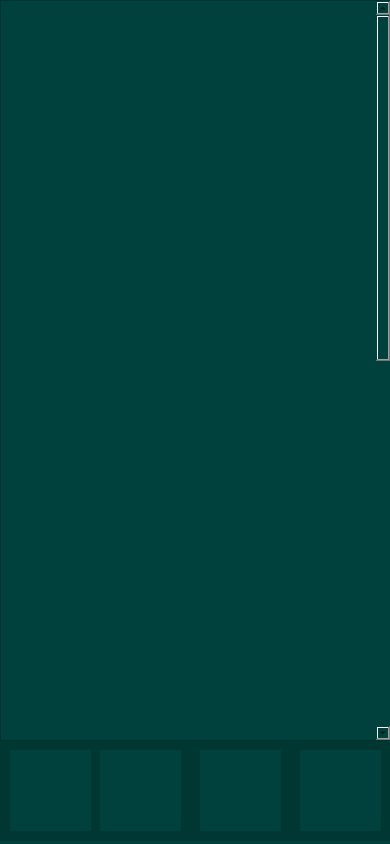
<?xml version="1.0" encoding="UTF-8"?>
<ui version="4.0">
 <class>Form</class>
 <widget class="QWidget" name="Form">
  <property name="geometry">
   <rect>
    <x>0</x>
    <y>0</y>
    <width>390</width>
    <height>844</height>
   </rect>
  </property>
  <property name="minimumSize">
   <size>
    <width>390</width>
    <height>844</height>
   </size>
  </property>
  <property name="maximumSize">
   <size>
    <width>390</width>
    <height>844</height>
   </size>
  </property>
  <property name="windowTitle">
   <string>Form</string>
  </property>
  <property name="styleSheet">
   <string notr="true">background-color: rgb(0, 65, 61);
</string>
  </property>
  <widget class="QLabel" name="label_4">
   <property name="geometry">
    <rect>
     <x>0</x>
     <y>740</y>
     <width>401</width>
     <height>101</height>
    </rect>
   </property>
   <property name="styleSheet">
    <string notr="true">background-color: rgb(1, 55, 51);</string>
   </property>
   <property name="text">
    <string/>
   </property>
  </widget>
  <widget class="QPushButton" name="botaomenu">
   <property name="geometry">
    <rect>
     <x>10</x>
     <y>750</y>
     <width>81</width>
     <height>81</height>
    </rect>
   </property>
   <property name="styleSheet">
    <string notr="true">#botaomenu{
border:none;
}</string>
   </property>
   <property name="text">
    <string/>
   </property>
   <property name="icon">
    <iconset>
     <normaloff>icones de navegação/ICONE-MENU.png</normaloff>icones de navegação/ICONE-MENU.png</iconset>
   </property>
   <property name="iconSize">
    <size>
     <width>81</width>
     <height>81</height>
    </size>
   </property>
  </widget>
  <widget class="QPushButton" name="botaotreino">
   <property name="geometry">
    <rect>
     <x>100</x>
     <y>750</y>
     <width>81</width>
     <height>81</height>
    </rect>
   </property>
   <property name="styleSheet">
    <string notr="true">#botaotreino{
border:none;
}</string>
   </property>
   <property name="text">
    <string/>
   </property>
   <property name="icon">
    <iconset>
     <normaloff>icones de navegação/ICONE-TREINO.png</normaloff>icones de navegação/ICONE-TREINO.png</iconset>
   </property>
   <property name="iconSize">
    <size>
     <width>81</width>
     <height>81</height>
    </size>
   </property>
  </widget>
  <widget class="QPushButton" name="botaoconfig">
   <property name="geometry">
    <rect>
     <x>200</x>
     <y>750</y>
     <width>81</width>
     <height>81</height>
    </rect>
   </property>
   <property name="styleSheet">
    <string notr="true">#botaoconfig{
border:none;
}</string>
   </property>
   <property name="text">
    <string/>
   </property>
   <property name="icon">
    <iconset>
     <normaloff>icones de navegação/ICONE-CONFIG.png</normaloff>icones de navegação/ICONE-CONFIG.png</iconset>
   </property>
   <property name="iconSize">
    <size>
     <width>81</width>
     <height>81</height>
    </size>
   </property>
  </widget>
  <widget class="QPushButton" name="botaoperfil">
   <property name="geometry">
    <rect>
     <x>300</x>
     <y>750</y>
     <width>81</width>
     <height>81</height>
    </rect>
   </property>
   <property name="styleSheet">
    <string notr="true">#botaoperfil{
border:none;
}</string>
   </property>
   <property name="text">
    <string/>
   </property>
   <property name="icon">
    <iconset>
     <normaloff>icones de navegação/ICONE-PERFIL.png</normaloff>icones de navegação/ICONE-PERFIL.png</iconset>
   </property>
   <property name="iconSize">
    <size>
     <width>80</width>
     <height>80</height>
    </size>
   </property>
  </widget>
  <widget class="QScrollArea" name="scrollArea">
   <property name="geometry">
    <rect>
     <x>0</x>
     <y>0</y>
     <width>391</width>
     <height>741</height>
    </rect>
   </property>
   <property name="widgetResizable">
    <bool>true</bool>
   </property>
   <widget class="QWidget" name="scrollAreaWidgetContents">
    <property name="geometry">
     <rect>
      <x>0</x>
      <y>-779</y>
      <width>372</width>
      <height>1518</height>
     </rect>
    </property>
    <layout class="QVBoxLayout" name="verticalLayout">
     <item>
      <widget class="QFrame" name="frame">
       <property name="minimumSize">
        <size>
         <width>300</width>
         <height>1500</height>
        </size>
       </property>
       <property name="frameShape">
        <enum>QFrame::StyledPanel</enum>
       </property>
       <property name="frameShadow">
        <enum>QFrame::Raised</enum>
       </property>
       <widget class="QLabel" name="label">
        <property name="geometry">
         <rect>
          <x>0</x>
          <y>-20</y>
          <width>390</width>
          <height>1500</height>
         </rect>
        </property>
        <property name="text">
         <string/>
        </property>
        <property name="pixmap">
         <pixmap>pag - hipertrofia/exercicios B (triceps) - hiper.png</pixmap>
        </property>
       </widget>
      </widget>
     </item>
    </layout>
   </widget>
  </widget>
 </widget>
 <resources/>
 <connections/>
</ui>
